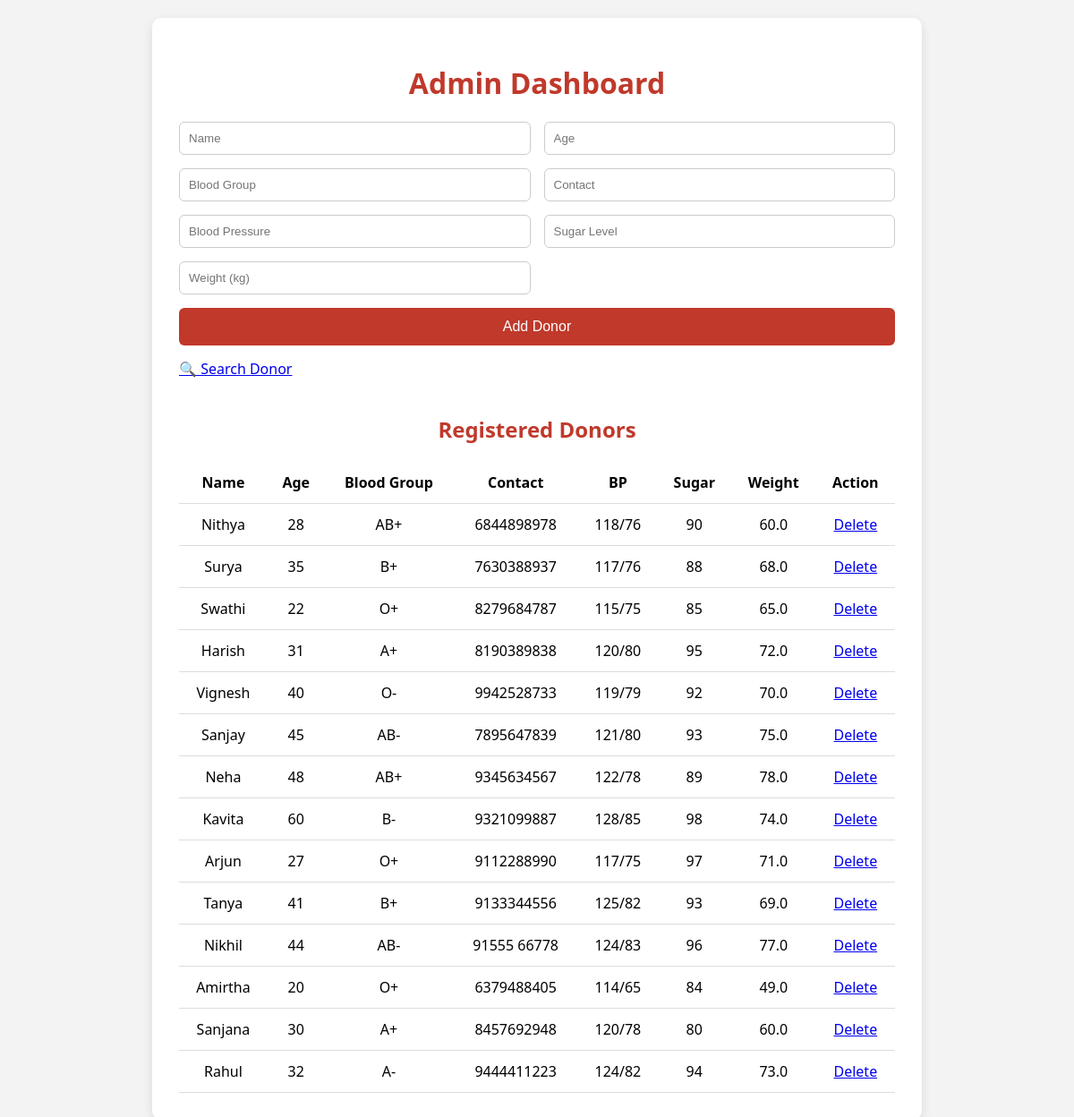
/dashboard (signed in), run on the app's committed database.
### tables this page shows
CREATE TABLE donors (
            id INTEGER PRIMARY KEY AUTOINCREMENT,
            name TEXT, age INTEGER, blood_group TEXT,
            contact TEXT, bp TEXT, sugar TEXT, weight REAL
        );

### app.py (the view)
@app.route('/dashboard')
def dashboard():
    if not session.get('admin'):
        return redirect('/')
    conn = sqlite3.connect('bloodbank.db')
    c = conn.cursor()
    c.execute("SELECT * FROM donors")
    donors = c.fetchall()
    conn.close()
    return render_template('dashboard.html', donors=donors)

### templates/dashboard.html (shortened to what this page needs)
<!DOCTYPE html>
<html lang="en">
<head>
    <link rel="stylesheet" href="{{ url_for('static', filename='style.css') }}">
</head>
<body>
    <div class="container">
        <h1>Admin Dashboard</h1>
        <form method="POST" action="/add">
            <input type="text" name="name" placeholder="Name" required>
            <input type="number" name="age" placeholder="Age" required>
            <input type="text" name="blood_group" placeholder="Blood Group" required>
            <input type="text" name="contact" placeholder="Contact" required>
            <input type="text" name="bp" placeholder="Blood Pressure" required>
            <input type="text" name="sugar" placeholder="Sugar Level" required>
            <input type="number" step="0.1" name="weight" placeholder="Weight (kg)" required>
            <button type="submit">Add Donor</button>
            <a href="/search" class="button" style="float:right; margin-bottom: 10px;">🔍 Search Donor</a>
        </form>
        <h2>Registered Donors</h2>
        <table>
            <thead>
                <tr>
                    <th>Name</th><th>Age</th><th>Blood Group</th>
                    <th>Contact</th><th>BP</th><th>Sugar</th><th>Weight</th><th>Action</th>
                </tr>
            </thead>
            <tbody>
                {% for donor in donors %}
                <tr>
                    <td>{{ donor[1] }}</td>
                    <td>{{ donor[2] }}</td>
                    <td>{{ donor[3] }}</td>
                    <td>{{ donor[4] }}</td>
                    <td>{{ donor[5] }}</td>
                    <td>{{ donor[6] }}</td>
                    <td>{{ donor[7] }}</td>
                    <td>
                        <a href="/delete/{{ donor[0] }}" onclick="return confirm('Delete this donor?')">Delete</a>
                    </td>
                </tr>
                {% endfor %}
            </tbody>
        </table>
    </div>
</body>
</html>

### static/style.css (style rules this page uses)
body { font-family: 'Segoe UI', sans-serif; background-color: #f3f3f3; margin: 0; padding: 20px; }
.container { max-width: 800px; margin: auto; background-color: white; padding: 30px; box-shadow: 0 4px 12px rgba(0, 0, 0, 0.1); border-radius: 10px; }
h1, h2 { text-align: center; color: #c0392b; }
form { display: grid; grid-template-columns: 1fr 1fr; gap: 15px; margin-bottom: 30px; }
form input { padding: 10px; border: 1px solid #ccc; border-radius: 6px; }
form button { grid-column: span 2; padding: 12px; background-color: #c0392b; color: white; border: none; border-radius: 6px; cursor: pointer; font-size: 16px; }
table { width: 100%; border-collapse: collapse; }
table th, table td { text-align: center; padding: 12px; border-bottom: 1px solid #ddd; }

### data on the page
donors: name "Nithya", age "28", blood_group "AB+", contact "6844898978", bp "118/76", sugar "90", weight "60.0"
donors: name "Surya", age "35", blood_group "B+", contact "7630388937", bp "117/76", sugar "88", weight "68.0"
donors: name "Swathi", age "22", blood_group "O+", contact "8279684787", bp "115/75", sugar "85", weight "65.0"
donors: name "Harish", age "31", blood_group "A+", contact "8190389838", bp "120/80", sugar "95", weight "72.0"
donors: name "Vignesh", age "40", blood_group "O-", contact "9942528733", bp "119/79", sugar "92", weight "70.0"
donors: name "Sanjay", age "45", blood_group "AB-", contact "7895647839", bp "121/80", sugar "93", weight "75.0"
donors: name "Neha", age "48", blood_group "AB+", contact "9345634567", bp "122/78", sugar "89", weight "78.0"
donors: name "Kavita", age "60", blood_group "B-", contact "9321099887", bp "128/85", sugar "98", weight "74.0"
donors: name "Arjun", age "27", blood_group "O+", contact "9112288990", bp "117/75", sugar "97", weight "71.0"
donors: name "Tanya", age "41", blood_group "B+", contact "9133344556", bp "125/82", sugar "93", weight "69.0"
donors: name "Nikhil", age "44", blood_group "AB-", contact "91555 66778", bp "124/83", sugar "96", weight "77.0"
donors: name "Amirtha", age "20", blood_group "O+", contact "6379488405", bp "114/65", sugar "84", weight "49.0"
donors: name "Sanjana", age "30", blood_group "A+", contact "8457692948", bp "120/78", sugar "80", weight "60.0"
donors: name "Rahul", age "32", blood_group "A-", contact "9444411223", bp "124/82", sugar "94", weight "73.0"
